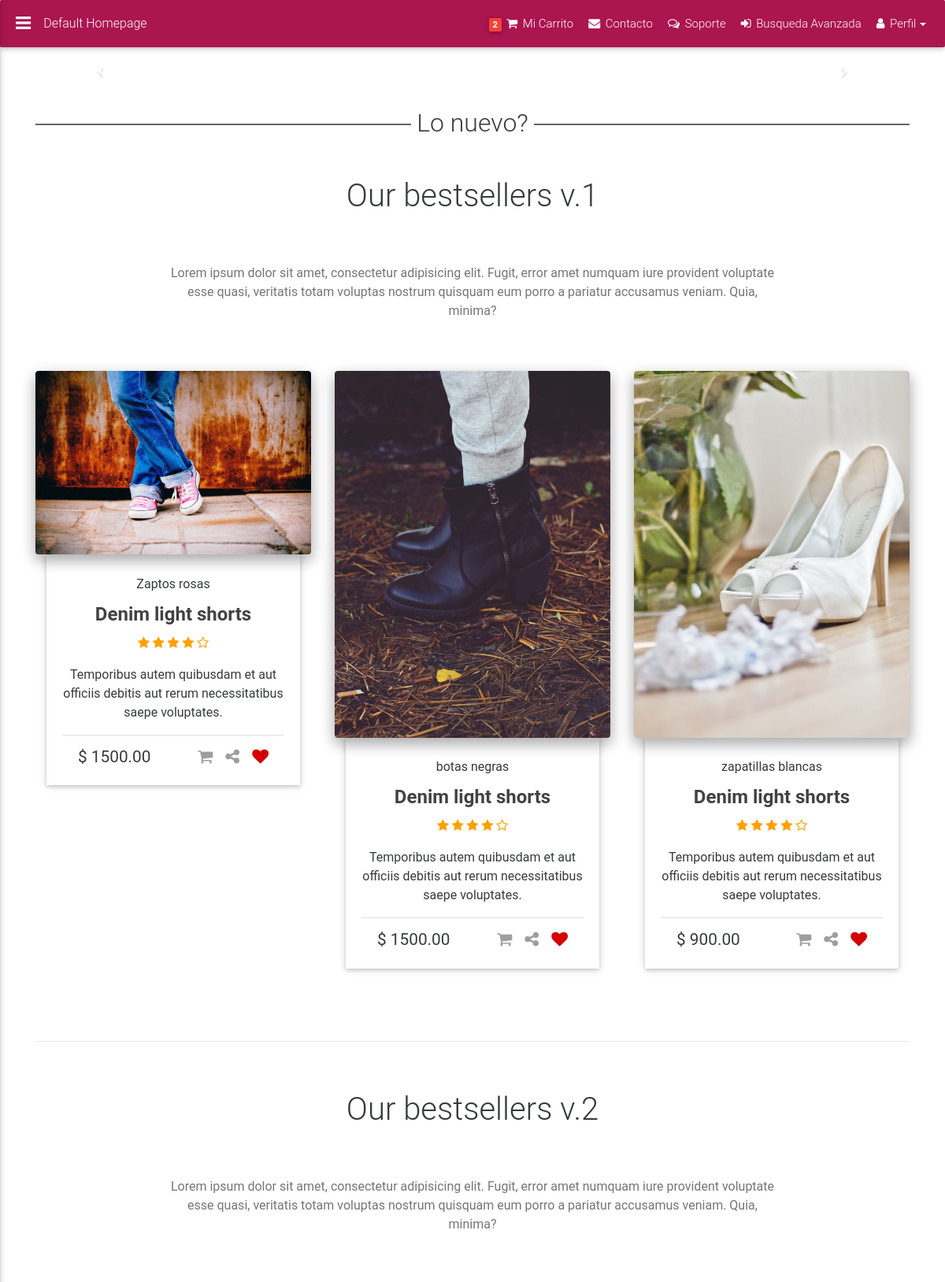
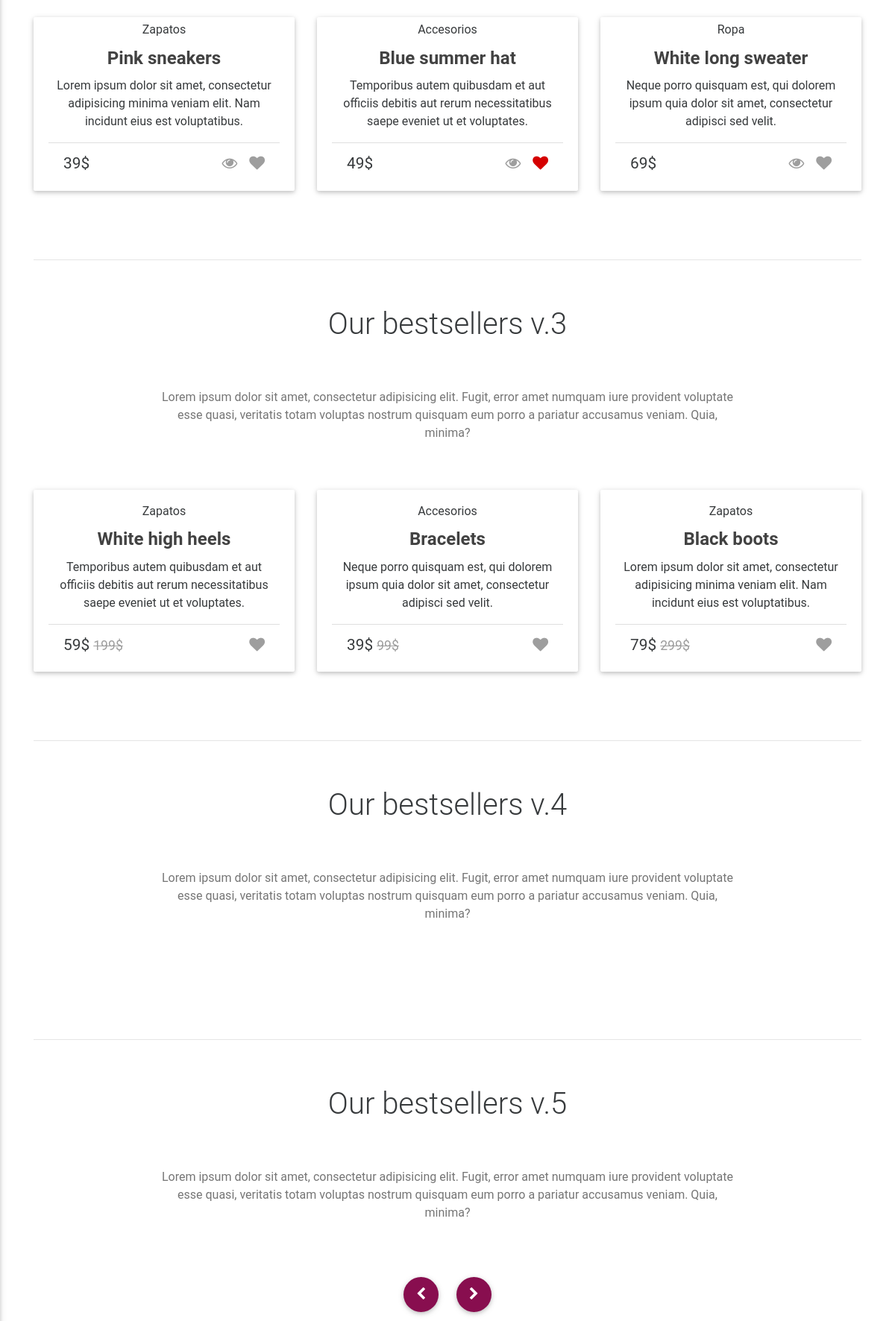
The page / (upper part) on the database its author committed (2 pictures, top to bottom).
### shop/models.py (models this page shows, shortened)
class Producto(models.Model):
    categoria = models.ForeignKey(Categoria, related_name='productos')
    nombre = models.CharField(max_length=200, db_index=True)
    marca = models.CharField(max_length=150, default='vacia')
    slug = models.SlugField(max_length=200, db_index=True)
    imagen = models.ImageField(upload_to='products/%Y/%m/%d',blank=True)
    imagen2 = models.ImageField(upload_to='products/%Y/%m/%d',blank=True)
    imagen3 = models.ImageField(upload_to='products/%Y/%m/%d',blank=True)
    descripcion = models.TextField(blank=True)
    precio = models.DecimalField(max_digits=10, decimal_places=2)
    stock = models.PositiveIntegerField()
    disponible = models.BooleanField(default=True)
    creado = models.DateTimeField(auto_now_add=True)
    actualizado = models.DateTimeField(auto_now=True)
    class Meta:
        index_together = (('id', 'slug'),)
    def get_absolute_url(self):
        return reverse('shop:producto_detalle',
                       args=[self.id, self.slug])

### shop/views.py (the view)
# urls.py: url(r'^$', views.producto_lista, name='product_list'),
def producto_lista(request, category_slug=None):
    categoria = None
    categorias = Categoria.objects.all()
    productos = Producto.objects.filter(disponible=True)
    zapatos = Producto.objects.filter(categoria__nombre="Zapatos")
    if category_slug:
        categoria = get_object_or_404(Categoria, slug=category_slug)
        productos = productos.filter(categoria=categoria)
    return render(request,
                  'shop/producto/list.html',
                  { 'categoria':categoria,
                    'categorias':categorias,
                    'productos':productos,
                    'zapatos':zapatos
                  })

### shop/templates/shop/producto/list.html (shortened to what this page needs)
{% extends 'basee.html' %}
{% load staticfiles %}
{% block antes %}
            <section>
                <div class="row">
                    <div class="col-md-12">
                        <div id="carousel-example-2" class="carousel slide carousel-fade" data-ride="carousel">
                            <ol class="carousel-indicators">
                            </ol>
                            <a class="left carousel-control" href="#carousel-example-2" role="button" data-slide="prev">
                                <span class="icon-prev" aria-hidden="true"></span>
                            </a>
                            <a class="right carousel-control" href="#carousel-example-2" role="button" data-slide="next">
                                <span class="icon-next" aria-hidden="true"></span>
                            </a>
                        </div>
                    </div>
                </div>
            </section>
            <div class="divider-new">
                <h2 class="h2-responsive">Lo nuevo?</h2>
            </div>
{% endblock antes %}
{% block zapatos %}
	{% for product in  zapatos %}
    <div class="col-lg-4 col-md-6 mb-r wow fadeIn" data-wow-delay="0.2s">
        <div class="card card-cascade wider">
            <div class="view overlay hm-white-slight">
            			<a href="{{ product.get_absolute_url  }}">
                		<img src="{{ product.imagen.url }}" class="img-fluid" alt="">
                   </a>
            </div>
              <div class="card-block text-xs-center">
                <h5>{{ product.nombre }}</h5>
                <h4 class="card-title"><strong><a href="">Denim light shorts</a></strong></h4>
                <ul class="rating">
                    <li><i class="fa fa-star"></i></li>
                    <li><i class="fa fa-star"></i></li>
                    <li><i class="fa fa-star"></i></li>
                    <li><i class="fa fa-star"></i></li>
                    <li><i class="fa fa-star-o"></i></li>
                </ul>
                <p class="card-text">Temporibus autem quibusdam et aut officiis debitis aut rerum necessitatibus saepe voluptates.
                </p>
                                <div class="card-footer">
                                    <span class="left">$ {{ product.precio }}</span>
                                    <span class="right">
                                <a data-toggle="tooltip" data-placement="top" title="Add to Cart"><i class="fa fa-shopping-cart"></i></a>
                                <a data-toggle="tooltip" data-placement="top" title="Share"><i class="fa fa-share-alt"></i></a>
                                <a class="active" data-toggle="tooltip" data-placement="top" title="Added to Wishlist"><i class="fa fa-heart"></i></a>
                            </span>
                                </div>
                            </div>
                        </div>
                    </div>
	{% endfor %}
{% endblock zapatos %}
{% block despues %}
            <hr class="between-sections">
            <section class="section">
                <h1 class="section-heading wow fadeIn" data-wow-delay="0.2s">Our bestsellers v.2</h1>
                <p class="section-description wow fadeIn" data-wow-delay="0.4s">Lorem ipsum dolor sit amet, consectetur adipisicing elit. Fugit, error amet numquam iure provident voluptate esse quasi, veritatis totam voluptas nostrum quisquam eum porro a pariatur accusamus veniam. Quia, minima?</p>
                <div class="row">
                    <div class="col-lg-4 col-md-6 mb-r wow fadeIn" data-wow-delay="0.4s">
                        <div class="card card-cascade narrower">
                            <div class="card-block text-xs-center">
                                <h5>Zapatos</h5>
                                <h4 class="card-title"><strong><a href="">Pink sneakers</a></strong></h4>
                                <p class="card-text">Lorem ipsum dolor sit amet, consectetur adipisicing minima veniam elit. Nam incidunt eius est voluptatibus.
                                </p>
                                <div class="card-footer">
                                    <span class="left">39$</span>
                                    <span class="right">
                                <a class="" data-toggle="tooltip" data-placement="top" title="Quick Look"><i class="fa fa-eye"></i></a>
                                <a class="" data-toggle="tooltip" data-placement="top" title="Add to Wishlist"><i class="fa fa-heart"></i></a>
                                </span>
                                </div>
                            </div>
                        </div>
                    </div>
                    <div class="col-lg-4 col-md-6 mb-r wow fadeIn" data-wow-delay="0.3s">
                        <div class="card card-cascade narrower">
                            <div class="card-block text-xs-center">
                                <h5>Accesorios</h5>
                                <h4 class="card-title"><strong><a href="">Blue summer hat</a></strong></h4>
                                <p class="card-text">Temporibus autem quibusdam et aut officiis debitis aut rerum necessitatibus saepe eveniet ut et voluptates.
                                </p>
                                <div class="card-footer">
                                    <span class="left">49$</span>
                                    <span class="right">
                                <a class="" data-toggle="tooltip" data-placement="top" title="Quick Look"><i class="fa fa-eye"></i></a>
                                <a class="active" data-toggle="tooltip" data-placement="top" title="Added to Wishlist"><i class="fa fa-heart"></i></a>
                                </span>
                                </div>
                            </div>
                        </div>
                    </div>
                    <div class="col-lg-4 col-md-6 mb-r wow fadeIn" data-wow-delay="0.2s">
                        <div class="card card-cascade narrower">
                            <div class="card-block text-xs-center">
                                <h5>Ropa</h5>
                                <h4 class="card-title"><strong><a href="">White long sweater</a></strong></h4>
                                <p class="card-text">Neque porro quisquam est, qui dolorem ipsum quia dolor sit amet, consectetur adipisci sed velit.
                                </p>
                                <div class="card-footer">
                                    <span class="left">69$</span>
                                    <span class="right">
                                <a class="" data-toggle="tooltip" data-placement="top" title="Quick Look"><i class="fa fa-eye"></i></a>
                                <a class="" data-toggle="tooltip" data-placement="top" title="Add to Wishlist"><i class="fa fa-heart"></i></a>
                                </span>
                                </div>
                            </div>
                        </div>
                    </div>
                </div>
            </section>
            <hr class="between-sections">
            <section class="section">
                <h1 class="section-heading wow fadeIn" data-wow-delay="0.2s">Our bestsellers v.3</h1>
                <p class="section-description wow fadeIn" data-wow-delay="0.4s">Lorem ipsum dolor sit amet, consectetur adipisicing elit. Fugit, error amet numquam iure provident voluptate esse quasi, veritatis totam voluptas nostrum quisquam eum porro a pariatur accusamus veniam. Quia, minima?</p>
                <div class="row">
                    <div class="col-lg-4 col-md-6 mb-r wow fadeIn" data-wow-delay="0.2s">
                        <div class="card">
                            <div class="card-block text-xs-center">
                                <h5>Zapatos</h5>
                                <h4 class="card-title"><strong><a href="">White high heels</a></strong></h4>
                                <p class="card-text">Temporibus autem quibusdam et aut officiis debitis aut rerum necessitatibus saepe eveniet ut et voluptates.
                                </p>
                                <div class="card-footer">
                                    <span class="left">59$ <span class="discount">199$</span></span>
                                    <span class="right"><a class="" data-toggle="tooltip" data-placement="top" title="Add to Wishlist"><i class="fa fa-heart"></i></a></span>
                                </div>
                            </div>
                        </div>
                    </div>
                    <div class="col-lg-4 col-md-6 mb-r wow fadeIn" data-wow-delay="0.3s">
                        <div class="card">
                            <div class="card-block text-xs-center">
                                <h5>Accesorios</h5>
                                <h4 class="card-title"><strong><a href="">Bracelets</a></strong></h4>
                                <p class="card-text">Neque porro quisquam est, qui dolorem ipsum quia dolor sit amet, consectetur adipisci sed velit.
                                </p>
                                <div class="card-footer">
                                    <span class="left">39$ <span class="discount">99$</span></span>
                                    <span class="right"><a class="" data-toggle="tooltip" data-placement="top" title="Add to Wishlist"><i class="fa fa-heart"></i></a></span>
                                </div>
                            </div>
                        </div>
                    </div>
                    <div class="col-lg-4 col-md-6 mb-r wow fadeIn" data-wow-delay="0.4s">
                        <div class="card">
                            <div class="card-block text-xs-center">
                                <h5>Zapatos</h5>
                                <h4 class="card-title"><strong><a href="">Black boots</a></strong></h4>
                                <p class="card-text">Lorem ipsum dolor sit amet, consectetur adipisicing minima veniam elit. Nam incidunt eius est voluptatibus.
                                </p>
                                <div class="card-footer">
                                    <span class="left">79$ <span class="discount">299$</span></span>
                                    <span class="right"><a class="" data-toggle="tooltip" data-placement="top" title="Add to Wishlist"><i class="fa fa-heart"></i></a></span>
                                </div>
                            </div>
                        </div>
                    </div>
                </div>
            </section>
            <hr class="between-sections">
            <section class="section">
                <h1 class="section-heading wow fadeIn" data-wow-delay="0.2s">Our bestsellers v.4</h1>
                <p class="section-description wow fadeIn" data-wow-delay="0.4s">Lorem ipsum dolor sit amet, consectetur adipisicing elit. Fugit, error amet numquam iure provident voluptate esse quasi, veritatis totam voluptas nostrum quisquam eum porro a pariatur accusamus veniam. Quia, minima?</p>
                <div class="row">
                    <div class="col-lg-3 col-md-6 mb-r wow fadeIn" data-wow-delay="0.2s">
                    </div>
                    <div class="col-lg-3 col-md-6 mb-r wow fadeIn" data-wow-delay="0.2s">
                    </div>
                    <div class="col-lg-3 col-md-6 mb-r wow fadeIn" data-wow-delay="0.2s">
                    </div>
                    <div class="col-lg-3 col-md-6 mb-r wow fadeIn" data-wow-delay="0.2s">
                    </div>
                </div>
            </section>
            <hr class="between-sections">
            <section class="section">
                <h1 class="section-heading wow fadeIn" data-wow-delay="0.2s">Our bestsellers v.5</h1>
                <p class="section-description wow fadeIn" data-wow-delay="0.4s">Lorem ipsum dolor sit amet, consectetur adipisicing elit. Fugit, error amet numquam iure provident voluptate esse quasi, veritatis totam voluptas nostrum quisquam eum porro a pariatur accusamus veniam. Quia, minima?</p>
                <div id="multi-item-example" class="carousel slide carousel-multi-item" data-ride="carousel">
                    <div class="controls-top">
                        <a class="btn-floating btn-small primary-color" href="#multi-item-example" data-slide="prev"><i class="fa fa-chevron-left"></i></a>
                        <a class="btn-floating btn-small primary-color" href="#multi-item-example" data-slide="next"><i class="fa fa-chevron-right"></i></a>
                    </div>
                </div>
            </section>
{% endblock despues %}

### rows shown on the page
Producto: imagen (picture), nombre "Zaptos rosas", precio "1500.00"
Producto: imagen (picture), nombre "botas negras", precio "1500.00"
Producto: imagen (picture), nombre "zapatillas blancas", precio "900.00"
